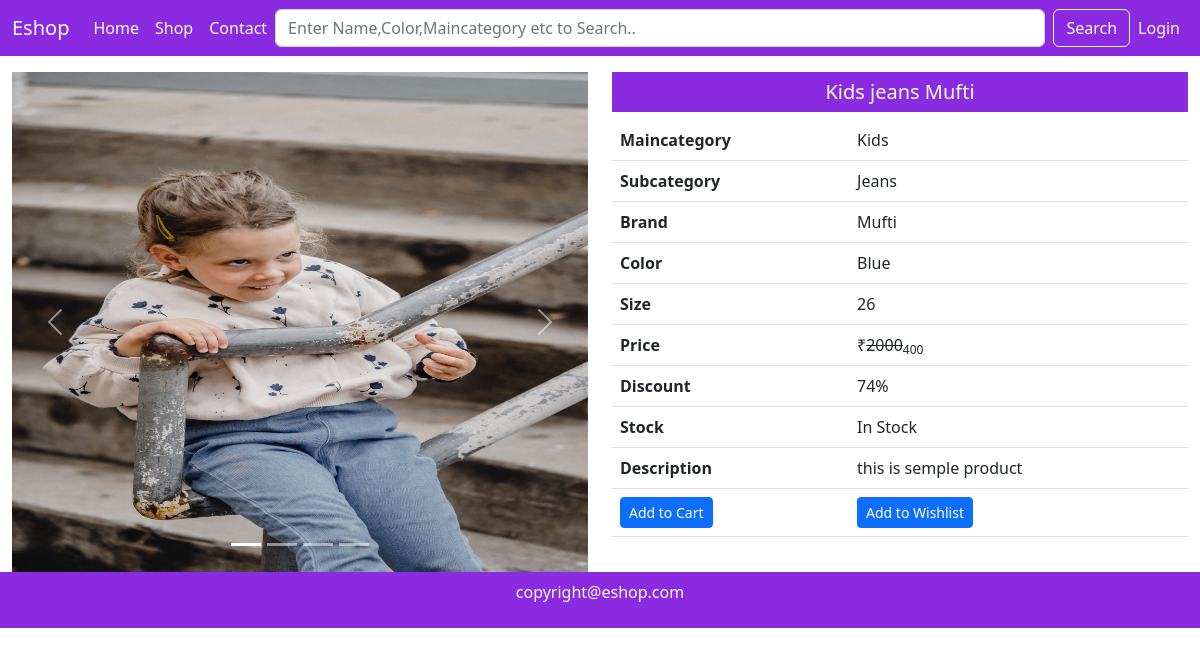
Screenshot of /single-product/3/ with the database file from the repository.
### mainapp/models.py (models this page shows, shortened)
class Product(models.Model):
    id = models.AutoField(primary_key=True)
    name = models.CharField(max_length=50)
    maincategory = models.ForeignKey(Maincategory,on_delete=models.CASCADE)
    subcategory = models.ForeignKey(Subcategory,on_delete=models.CASCADE)
    brand = models.ForeignKey(Brand,on_delete=models.CASCADE)
    color = models.CharField(max_length=20)
    size = models.CharField(max_length=20)
    stock = models.CharField(max_length=20,default="In Stock",null=True,blank=True)
    description = models.TextField()
    baseprice = models.IntegerField()
    discount = models.IntegerField(default=0,null=True,blank=True)
    finalprice = models.IntegerField()
    pic1 = models.ImageField(upload_to="uploads",default="",null=True,blank=True)
    pic2 = models.ImageField(upload_to="uploads",default="",null=True,blank=True)
    pic3 = models.ImageField(upload_to="uploads",default="",null=True,blank=True)
    pic4 = models.ImageField(upload_to="uploads",default="",null=True,blank=True)

class Maincategory(models.Model):
    id = models.AutoField(primary_key=True)
    name = models.CharField(max_length=20)
    def __str__(self):
        return self.name

class Subcategory(models.Model):
    id = models.AutoField(primary_key=True)
    name = models.CharField(max_length=20)
    def __str__(self):
        return self.name

class Brand(models.Model):
    id = models.AutoField(primary_key=True)
    name = models.CharField(max_length=20)
    def __str__(self):
        return self.name

### mainapp/views.py (the view)
# urls.py: path('single-product/<int:id>/', views.singleProduct),
def singleProduct(Request,id):
  data = Product.objects.get(id=id)
  return render(Request, "single-product.html",{'data':data})

### mainapp/templates/single-product.html (shortened to what this page needs)
{% extends 'index.html' %}  {% block content %}
<div class="container-fluid mt-3">
  <div class="row">
    <div class="col-md-6 col-12">
      <div
        id="carouselExampleIndicators"
        class="carousel slide"
        data-bs-ride="true"
      >
        <div class="carousel-indicators">
          <button
            type="button"
            data-bs-target="#carouselExampleIndicators"
            data-bs-slide-to="0"
            class="active"
            aria-current="true"
            aria-label="Slide 1"
          ></button>
          <button
            type="button"
            data-bs-target="#carouselExampleIndicators"
            data-bs-slide-to="1"
            aria-label="Slide 2"
          ></button>
          <button
            type="button"
            data-bs-target="#carouselExampleIndicators"
            data-bs-slide-to="2"
            aria-label="Slide 3"
          ></button>
          <button
            type="button"
            data-bs-target="#carouselExampleIndicators"
            data-bs-slide-to="3"
            aria-label="Slide 4"
          ></button>
        </div>
        <div class="carousel-inner">
          <div class="carousel-item active">
            <img
              src="{{data.pic1.url}}"
              height="500px"
              class="d-block w-100"
              alt="..."
            />
          </div>
        </div>
        <button
          class="carousel-control-prev"
          type="button"
          data-bs-target="#carouselExampleIndicators"
          data-bs-slide="prev"
        >
          <span class="carousel-control-prev-icon" aria-hidden="true"></span>
        </button>
        <button
          class="carousel-control-next"
          type="button"
          data-bs-target="#carouselExampleIndicators"
          data-bs-slide="next"
        >
          <span class="carousel-control-next-icon" aria-hidden="true"></span>
        </button>
      </div>
    </div>
    <div class="col-md-6 col-12">
      <h5 class="background text-light text-center p-2">{{data.name}}</h5>
      <div class="table-responsive">
        <table class="table">
          <tr>
            <th>Maincategory</th>
            <td>{{data.maincategory}}</td>
          </tr>
          <tr>
            <th>Subcategory</th>
            <td>{{data.subcategory}}</td>
          </tr>
          <tr>
            <th>Brand</th>
            <td>{{data.brand}}</td>
          </tr>
          <tr>
            <th>Color</th>
            <td>{{data.color}}</td>
          </tr>
          <tr>
            <th>Size</th>
            <td>{{data.size}}</td>
          </tr>
          <tr>
            <th>Price</th>
            <td>
              &#8377;<del>{{data.baseprice}}</del><sub>{{data.finalprice}}</sub>
            </td>
          </tr>
          <tr>
            <th>Discount</th>
            <td>{{data.discount}}%</td>
          </tr>
          <tr>
            <th>Stock</th>
            <td>{{data.stock}}</td>
          </tr>
          <tr>
            <th>Description</th>
            <td>{{data.description}}</td>
          </tr>
          <tr>
            <th>
              <a href="/add-to-cart/{{data.id}}" class="btn btn-primary btn-sm"
                >Add to Cart</a
              >
            </th>
            <td>
              <a
                href="/add-to-wishlist/{{data.id}}"
                class="btn btn-primary btn-sm"
                >Add to Wishlist</a
              >
            </td>
          </tr>
        </table>
      </div>
    </div>
  </div>
</div>
{% endblock content %}

### mainapp/static/css/style.css (style rules this page uses)
.background { background-color: blueviolet; }

### rows the page displays
Product: pic1 (picture), name "Kids jeans Mufti", maincategory "Kids", subcategory "Jeans", brand "Mufti", color "Blue", size "26", baseprice "2000", finalprice "400", discount "74", stock "In Stock", description "this is semple product"
